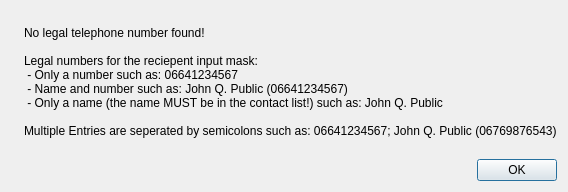
<ui version="4.0" >
 <class>MobileNumberNotFoundDialog</class>
 <widget class="QDialog" name="MobileNumberNotFoundDialog" >
  <property name="geometry" >
   <rect>
    <x>0</x>
    <y>0</y>
    <width>566</width>
    <height>192</height>
   </rect>
  </property>
  <property name="windowTitle" >
   <string>No legal number found!</string>
  </property>
  <property name="windowIcon" >
   <iconset resource="resource.qrc" >
    <normaloff>:/dialog-close</normaloff>:/dialog-close</iconset>
  </property>
  <layout class="QVBoxLayout" name="verticalLayout" >
   <item>
    <layout class="QHBoxLayout" name="horizontalLayout" >
     <item>
      <widget class="QLabel" name="label_2" >
       <property name="text" >
        <string/>
       </property>
       <property name="pixmap" >
        <pixmap resource="resource.qrc" >:/dialog-close</pixmap>
       </property>
      </widget>
     </item>
     <item>
      <widget class="QLabel" name="label" >
       <property name="text" >
        <string>No legal telephone number found!

Legal numbers for the reciepent input mask:
 - Only a number such as: 06641234567
 - Name and number such as: John Q. Public (06641234567)
 - Only a name (the name MUST be in the contact list!) such as: John Q. Public

Multiple Entries are seperated by semicolons such as: 06641234567; John Q. Public (06769876543)</string>
       </property>
      </widget>
     </item>
    </layout>
   </item>
   <item>
    <widget class="QDialogButtonBox" name="buttonBox" >
     <property name="orientation" >
      <enum>Qt::Horizontal</enum>
     </property>
     <property name="standardButtons" >
      <set>QDialogButtonBox::Ok</set>
     </property>
    </widget>
   </item>
  </layout>
 </widget>
 <resources>
  <include location="resource.qrc" />
 </resources>
 <connections>
  <connection>
   <sender>buttonBox</sender>
   <signal>accepted()</signal>
   <receiver>MobileNumberNotFoundDialog</receiver>
   <slot>accept()</slot>
   <hints>
    <hint type="sourcelabel" >
     <x>248</x>
     <y>254</y>
    </hint>
    <hint type="destinationlabel" >
     <x>157</x>
     <y>274</y>
    </hint>
   </hints>
  </connection>
  <connection>
   <sender>buttonBox</sender>
   <signal>rejected()</signal>
   <receiver>MobileNumberNotFoundDialog</receiver>
   <slot>reject()</slot>
   <hints>
    <hint type="sourcelabel" >
     <x>316</x>
     <y>260</y>
    </hint>
    <hint type="destinationlabel" >
     <x>286</x>
     <y>274</y>
    </hint>
   </hints>
  </connection>
 </connections>
</ui>
